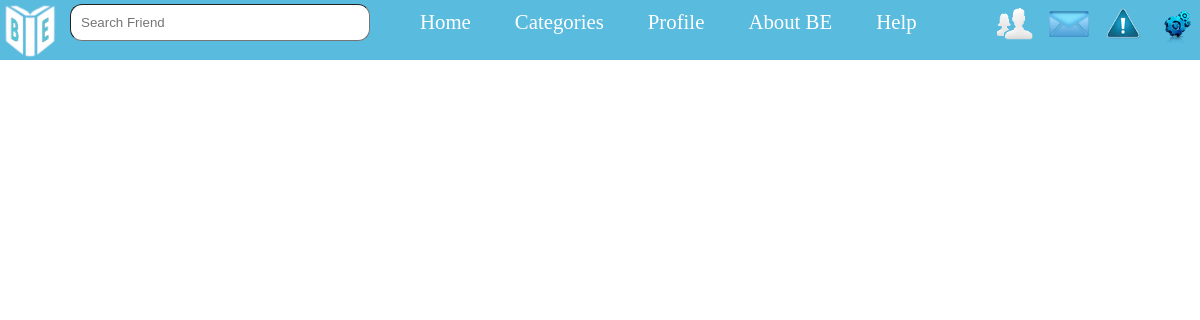
Before: /php/help.php with the older database file.
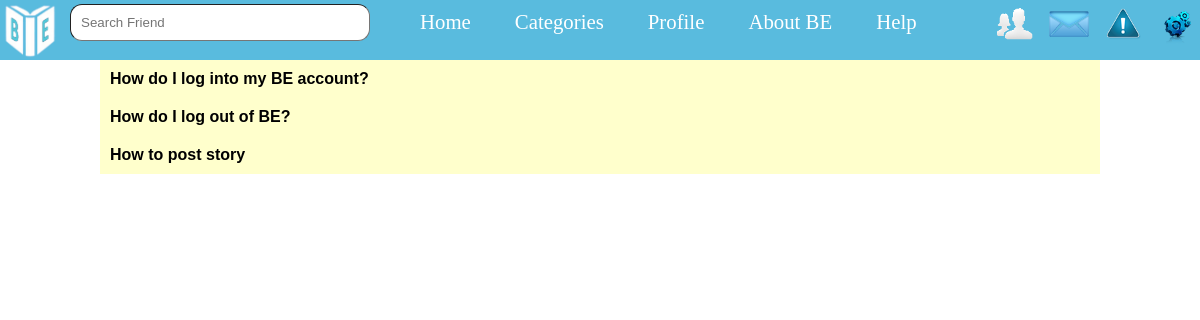
After: the same page with the newer database file.
### tables this page shows
CREATE TABLE IF NOT EXISTS `help` (
  `helpID` int(4) NOT NULL AUTO_INCREMENT,
  `helpTitle` varchar(100) NOT NULL,
  `helpDescription` varchar(3000) NOT NULL,
  `adminID` int(11) NOT NULL,
  PRIMARY KEY (`helpID`)
);

### php/help.php (the view, shortened to what this page needs)
<?php
include_once("template_top.php");
include_once './databaseConnection.php';
$sql1 = "SELECT * FROM help";
$query1 = mysqli_query($con, $sql1);
$i = 1;
while($row = mysqli_fetch_assoc($query1)){
    $title = $row["helpTitle"];
    $desc = $row["helpDescription"];
    echo "<main id='acc'>
	<section id='item.".$i."'>
	<a href='#item.".$i."' style='font-family:Verdana, Geneva, sans-serif'><b>".$title."</b></a>
	<p>".$desc."</p>
	</section>
	</main>";
	$i++;
}
?>

Changed rows visible on the page:
added help: helpTitle "How do I log into my BE account?"
added help: helpTitle "How do I log out of BE?"
added help: helpTitle "How to post story"
